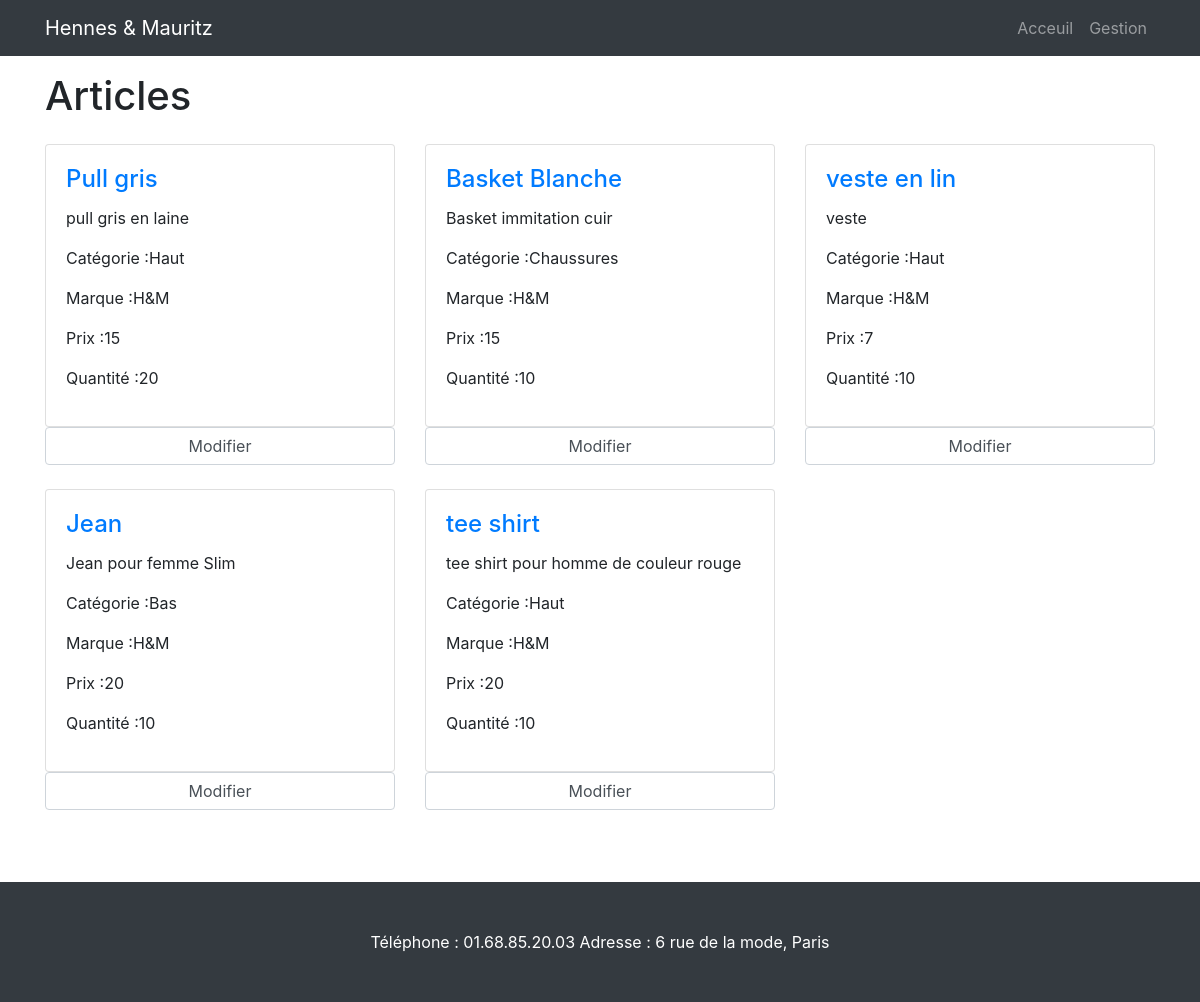
The app's page /Admin/Liste.php (signed in) with its own data.
### tables this page shows
CREATE TABLE IF NOT EXISTS `article` (
  `Ref` int(11) NOT NULL AUTO_INCREMENT,
  `Nom` varchar(256) NOT NULL,
  `Image` text NOT NULL,
  `Description` text NOT NULL,
  `Quantite` int(11) NOT NULL,
  `Marque` varchar(256) NOT NULL,
  `Catégorie` varchar(256) NOT NULL,
  `Prix` int(255) NOT NULL,
  `TVA` int(11) NOT NULL,
  PRIMARY KEY (`Ref`)
);

### Admin/Liste.php (the view, shortened to what this page needs)
<!DOCTYPE html>
<html>
    <head>
        <link href="css/bootstrap.min.css" rel="stylesheet">
    </head>
    <body>
        <nav class="navbar navbar-expand-lg navbar-dark bg-dark fixed-top">
          <div class="container">
            <a class="navbar-brand" href="http://localhost/EcommercePhp/Acceuil/index.html">Hennes & Mauritz</a>
            <div class="collapse navbar-collapse" id="navbarResponsive">
              <ul class="navbar-nav ml-auto">
                <li class="nav-item">
                    <a class="nav-link" href="http://localhost/EcommercePhp/Admin/Acceuil.php">Acceuil</a>
                  </li>
                <li class="nav-item">
                  <a class="nav-link" href="http://localhost/EcommercePhp/Admin/index.php">Gestion</a>
                </li>
              </ul>
            </div>
          </div>
        </nav>
         <section class="py-5">
                <div class="container">
                  <h1 class="my-4">Articles</h1>
                    <div class="row">
                    <?php
                          try
                          {
                                  $bdd = new PDO('mysql:host=localhost;dbname=ecommerce;charset=utf8', 'root', '');
                          }
                          catch(Exception $e)
                          {
                                  die('Erreur : '.$e->getMessage());
                          }
                          $articles= $bdd->query("SELECT Nom,Image,Description,Quantite,Marque,Prix,Catégorie,TVA  FROM article");
                          while ($donnee = $articles->fetch()){
                                                ?>
                                                      <div class="col-lg-4 col-sm-6 mb-4">
                                                        <form action="http://localhost/EcommercePhp/Admin/Modifier.php" method="post">
                                                        <div class="card h-100">
                                                            <div class="card-body">
                                                                <h4 class="card-title">
                                                                  <a href="#"><?php echo $donnee['Nom'];?></a>
                                                                </h4>
                                                                <p class="card-text"><?php echo $donnee['Description'];?></p>
                                                                <p class="card-text" name="fesse">Catégorie :<?php echo $donnee['Catégorie'];?></p>
                                                                <p class="card-text">Marque :<?php echo $donnee['Marque'];?></p>
                                                                <p class="card-text">Prix :<?php echo $donnee['Prix'];?></p>
                                                                <p class="card-text">Quantité :<?php echo $donnee['Quantite'];?></p>
                                                            </div>
                                                        </div>
                                                        <input class="form-control" type="submit" value="Modifier" />
                                                       </form>
                                                      </div>
                                                <?php }?>
                </div>
        </section>
        <footer class="py-5 bg-dark">
            <div class="container">
              <p class="m-0 text-center text-white">Téléphone : 01.68.85.20.03          Adresse : 6 rue de la mode, Paris</p>
            </div>
        </footer>
    </body>
</html>

### records on screen
article: Nom "Pull gris", Description "pull gris en laine", Catégorie "Haut", Marque "H&M", Prix "15", Quantite "20"
article: Nom "Basket Blanche", Description "Basket immitation cuir", Catégorie "Chaussures", Marque "H&M", Prix "15", Quantite "10"
article: Nom "veste en lin", Description "veste", Catégorie "Haut", Marque "H&M", Prix "7", Quantite "10"
article: Nom "Jean", Description "Jean pour femme Slim", Catégorie "Bas", Marque "H&M", Prix "20", Quantite "10"
article: Nom "tee shirt", Description "tee shirt pour homme de couleur rouge", Catégorie "Haut", Marque "H&M", Prix "20", Quantite "10"
